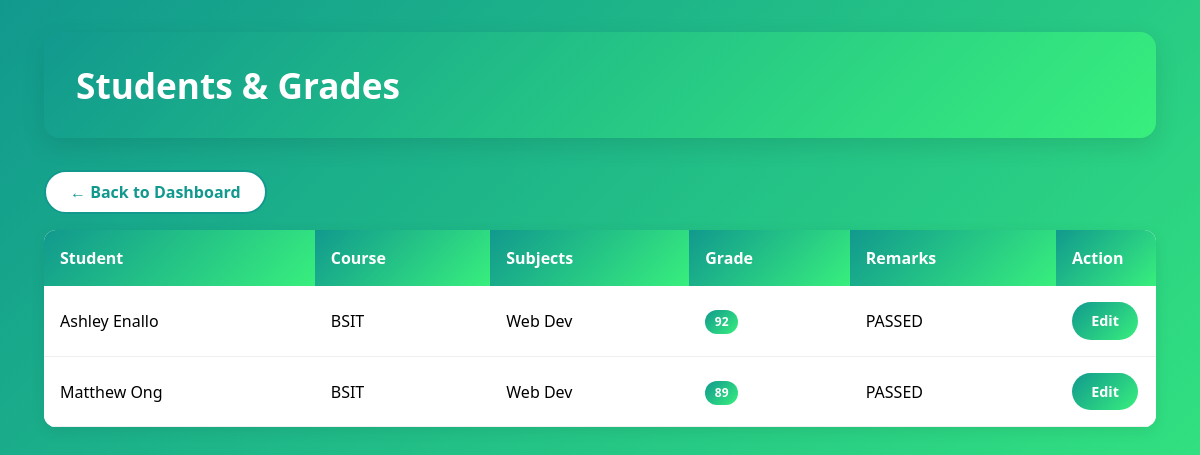
The app's page /instructor/students/ (signed in) with its own data.
### onlineenrollment/models.py (models this page shows, shortened)
class Grades(models.Model):
  student   = models.ForeignKey(Student, on_delete=models.CASCADE, related_name='grades')
  subjects  = models.CharField(max_length=100)   # mirror of Courses.subjects
  sem_no    = models.IntegerField()
  professor = models.CharField(max_length=100)   # same string as Courses.professor
  grades    = models.IntegerField()
  remarks   = models.CharField(max_length=10)

class Student(models.Model):
  user       = models.OneToOneField(User, on_delete=models.CASCADE)
  student_id = models.CharField(max_length=20, unique=True)
  age        = models.PositiveSmallIntegerField()
  gender     = models.CharField(max_length=10)
  address    = models.TextField()

class Enrollment(models.Model):
  student = models.ForeignKey(Student, on_delete=models.CASCADE, related_name='enrollments')
  course  = models.ForeignKey(Courses, on_delete=models.CASCADE)
  date_enrolled = models.DateField(auto_now_add=True)
  status  = models.CharField(max_length=20, default='Pending')

class Courses(models.Model):
  id_course   = models.CharField(max_length=20, unique=True)
  description = models.CharField(max_length=300)
  subjects    = models.CharField(max_length=100)   # free-text list
  professor   = models.CharField(max_length=100)   # instructor name
  units       = models.IntegerField()

### onlineenrollment/views.py (the view)
# urls.py: path('instructor/students/', views.instructor_students, name='instructor_students'),
@login_required
def instructor_students(request):
    prof_name = request.user.get_full_name()
    courses = Courses.objects.filter(professor=prof_name)
    enrolls = Enrollment.objects.filter(course__in=courses).select_related('student', 'course')
    grades = Grades.objects.filter(professor=prof_name).select_related('student')
    return render(request, 'core/instructor_students.html',
                  {'enrolls': enrolls, 'grades': grades})

### onlineenrollment/templates/core/instructor_students.html (shortened to what this page needs)
<!DOCTYPE html>
<html lang="en">
  <head>
    <link
      href="https://cdn.jsdelivr.net/npm/bootstrap@5.3.2/dist/css/bootstrap.min.css"
      rel="stylesheet"
    />
  </head>
  <body>
    <div class="container">
      <div class="page-header">
        <h2>Students & Grades</h2>
      </div>
      <div class="mb-3">
        <a class="btn btn-back" href="{% url 'dashboard' %}"
          >← Back to Dashboard</a
        >
      </div>
      <div class="card">
        <div class="card-body">
          <div class="table-responsive">
            <table class="table table-hover">
              <thead>
                <tr>
                  <th>Student</th>
                  <th>Course</th>
                  <th>Subjects</th>
                  <th>Grade</th>
                  <th>Remarks</th>
                  <th width="100">Action</th>
                </tr>
              </thead>
              <tbody>
                {% for g in grades %}
                <tr>
                  <td>
                    {% if g.student.user.first_name or g.student.user.last_name %}
                    {{ g.student.user.first_name }} {{ g.student.user.last_name }}
                    {% else %}
                    {{ g.student.user.username }}
                    {% endif %}
                  </td>
                  <td>{{ g.student.enrollments.first.course.description }}</td>
                  <td>{{ g.subjects }}</td>
                  <td><span class="badge">{{ g.grades }}</span></td>
                  <td>{{ g.remarks }}</td>
                  <td>
                    <a class="btn btn-edit" href="{% url 'grade_edit' g.id %}"
                      >Edit</a
                    >
                  </td>
                </tr>
                {% endfor %}
              </tbody>
            </table>
          </div>
        </div>
      </div>
    </div>
  </body>
</html>

### onlineenrollment/templates/core/instructor_students.html (style rules this page uses)
* { box-sizing: border-box; }
body { background: linear-gradient(135deg, #11998e 0%, #38ef7d 100%); min-height: 100vh; font-family: "Segoe UI", Roboto, Oxygen, Ubuntu, Cantarell, sans-serif; padding: 2rem; }
.container { max-width: 1400px; }
.page-header { background: linear-gradient(135deg, #11998e 0%, #38ef7d 100%); color: #fff; padding: 2rem; border-radius: 16px; margin-bottom: 2rem; box-shadow: 0 8px 25px rgba(0, 0, 0, 0.1); }
.page-header h2 { font-weight: 700; font-size: 2.2rem; margin: 0; }
.btn-back { background: #fff; color: #11998e; border: 2px solid #11998e; border-radius: 50px; padding: 0.5rem 1.5rem; font-weight: 600; transition: all 0.3s ease; }
.card { background: #fff; border: none; border-radius: 12px; box-shadow: 0 4px 15px rgba(0, 0, 0, 0.08); overflow: hidden; }
.card-body { padding: 0; }
.table { margin: 0; }
.table th { background: linear-gradient(135deg, #11998e 0%, #38ef7d 100%); color: #fff; font-weight: 600; border: none; padding: 1rem; }
.table td { vertical-align: middle; padding: 1rem; border-color: #f0f0f0; }
.btn-edit { background: linear-gradient(135deg, #11998e 0%, #38ef7d 100%); color: #fff !important; border: none; border-radius: 50px; padding: 0.5rem 1.2rem; font-weight: 600; font-size: 0.9rem; transition: all 0.3s ease; }
.badge { background: linear-gradient(135deg, #11998e 0%, #38ef7d 100%); color: #fff; padding: 0.5em 0.8em; border-radius: 50px; font-weight: 600; }

### records on screen
Grades: student.user.first_name "Ashley", student.user.last_name "Enallo", student.enrollments.first.course.description "BSIT", subjects "Web Dev", grades "92", remarks "PASSED"
Grades: student.user.first_name "Matthew", student.user.last_name "Ong", student.enrollments.first.course.description "BSIT", subjects "Web Dev", grades "89", remarks "PASSED"
